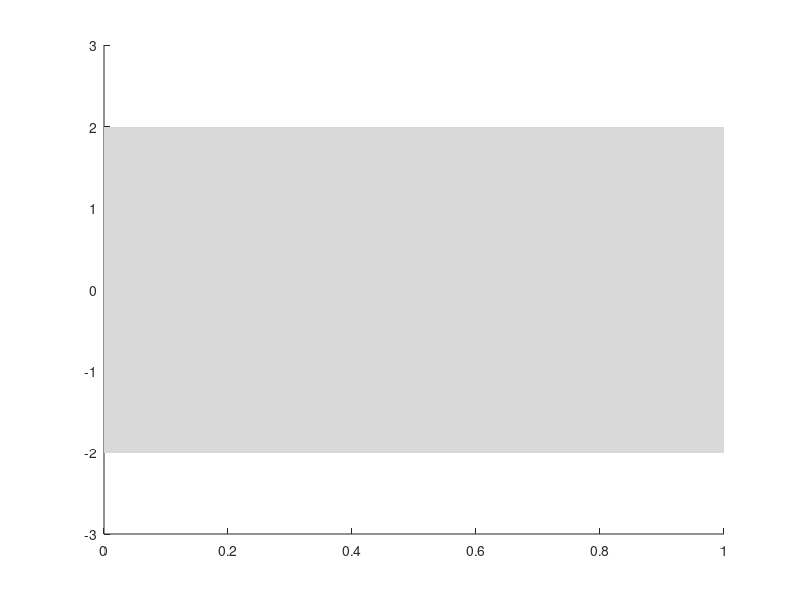

This chart was generated by the following MATLAB code: (Note: this script raises an error after producing the figure.)
function gp_microglia_fig11_demo()
% GP prior/posterior demo + microglia posterior plots
% Recreates Figure 1.1(a) style prior samples, then a Figure 1.1(b)-style
% posterior conditioned on microglia M1/M2 data (with noise -> "close", not exact).

clear; close all; clc;
rng(7); % reproducibility

%% --------------------- MICROGLIA DATA ---------------------
tpoints_M1 = [0,0,1,1,2,2,3,3,3,3,3,5,7,7,7,7,14,14,14]';
datapointsM1 = [0,10,5,50,120,125,375,62,102,100,60,325,600,55,900,225,750,400,1300]';

tpoints_M2 = [0,0, 1, 1,1, 2, 2, 3,3,3,3,3, 5, 7, 7, 7, 7, 14,14,14]';
datapointsM2 = [0,10,170,15,50, 90,269,300,15,57,100,160, 800, 600,6,400,270,200,110,100]';

%% --------------------- KERNEL (SE/RBF) ---------------------
% k(x,x') = sf2 * exp( -0.5*(x-x')^2 / ell^2 )
kernel = @(xa, xb, ell, sf2) se_kernel(xa, xb, ell, sf2);

%% =====================================================================
%  FIGURE 1.1(a): PRIOR SAMPLES (generic x in [0,1])
% =====================================================================
x = linspace(0,1,250)';  % "input, x" like the textbook figure
m0 = zeros(size(x));     % zero mean prior

ell_prior = 0.20;  % lengthscale: smaller = wigglier, larger = smoother
sf2_prior = 1.0;   % prior variance (constant across x for SE kernel)

Kxx = kernel(x, x, ell_prior, sf2_prior);
Kxx = jitter(Kxx);

% Draw 4 samples from the GP prior
nsamp = 4;
Fprior = gp_sample(m0, Kxx, nsamp);

% Prior pointwise std (diagonal)
prior_std = sqrt(diag(Kxx));

figure('Color','w','Name','Figure 1.1(a) Prior');
hold on;

% Shaded ±2 std region
fill_band_lohi(x, m0 - 2*prior_std, m0 + 2*prior_std);

% Plot samples (solid)
plot(x, Fprior, 'LineWidth', 1.2);

xlabel('input, x');
ylabel('f(x)');
title('(a) prior');
box on; grid off;

%% =====================================================================
%  FIGURE 1.1(b) STYLE: POSTERIOR FOR MICROGLIA (M1 and M2)
% =====================================================================
tgrid = linspace(0,14,400)';   % time grid for smooth curves

% --- Hyperparameters (simple defaults, tweak as needed) ---
% ell in "days": how quickly the curve can change.
ell_data = 2.0;

% signal variance: scale to data variability
sf2_M1 = var(datapointsM1);
sf2_M2 = var(datapointsM2);


% --- Positivity via log transform ---
c1 = 1; % pseudo-count (try 0.5, 1, or 5 depending on scale)
z1 = log(datapointsM1 + c1);

c2 = 1;
z2 = log(datapointsM2 + c2);


% noise std: controls "close vs exact". Smaller -> hugs points harder.
% If you want nearly exact interpolation, try sigma_n = 1e-3*std(y).
sigma_n_M1 = 0.15 * std(z1);
sigma_n_M2 = 0.15 * std(z2);




% Compute posterior for each dataset
[mu1z, s21z, Fpost1z] = gp_posterior_and_samples( ...
    tpoints_M1, z1, tgrid, ell_data, var(z1), sigma_n_M1, nsamp, kernel);

[mu2z, s22z, Fpost2z] = gp_posterior_and_samples( ...
    tpoints_M2, z2, tgrid, ell_data, var(z2), sigma_n_M2, nsamp, kernel);


% transform mean + samples back to strictly-positive scale (y + c)
mu1 = exp(mu1z);
mu2 = exp(mu2z);

Fpost1 = exp(Fpost1z);
Fpost2 = exp(Fpost2z);

% 95% pointwise band on strictly-positive scale (y + c)
lo1 = exp(mu1z - 1.96*sqrt(s21z));
hi1 = exp(mu1z + 1.96*sqrt(s21z));

lo2 = exp(mu2z - 1.96*sqrt(s22z));
hi2 = exp(mu2z + 1.96*sqrt(s22z));


% Shift posterior back to original y-scale for visualization only
mu1_plot   = mu1   - c1;
lo1_plot   = lo1   - c1;
hi1_plot   = hi1   - c1;
Fpost1_plot = Fpost1 - c1;

mu2_plot   = mu2   - c2;
lo2_plot   = lo2   - c2;
hi2_plot   = hi2   - c2;
Fpost2_plot = Fpost2 - c2;



figure('Color','w','Name','Microglia GP Posterior (Figure 1.1(b) style)');
tiledlayout(1,2,'Padding','compact','TileSpacing','compact');

% --------- M1 subplot ----------
nexttile; hold on;
fill_band_lohi(tgrid, lo1_plot, hi1_plot);
plot(tgrid, mu1_plot, 'k-', 'LineWidth', 1.8);
plot(tgrid, Fpost1_plot, 'k--', 'LineWidth', 1.0);

% Plot ORIGINAL data (unchanged)
plot(tpoints_M1, datapointsM1, 'ko', 'MarkerFaceColor','w', 'LineWidth',1.2);

xlabel('time (days)');
ylabel('M1 count');
title('(b) posterior: M1');
box on;


% --------- M2 subplot ----------
nexttile; hold on;
fill_band_lohi(tgrid, lo2_plot, hi2_plot);
plot(tgrid, mu2_plot, 'k-', 'LineWidth', 1.8);
plot(tgrid, Fpost2_plot, 'k--', 'LineWidth', 1.0);

plot(tpoints_M2, datapointsM2, 'ko', 'MarkerFaceColor','w', 'LineWidth',1.2);

xlabel('time (days)');
ylabel('M2 count');
title('(b) posterior: M2');
box on;


%% Notes for you:
% - To force curves to pass *very* close to points: reduce sigma_n_M1/M2.
% - To make curves smoother: increase ell_data.
% - If extrapolation "blows up": usually increase noise a bit and/or increase ell.

end

%% ===================== Helper functions =====================

function K = se_kernel(xa, xb, ell, sf2)
% Squared exponential (RBF) kernel
xa = xa(:); xb = xb(:)';
d2 = (xa - xb).^2;
K = sf2 * exp(-0.5 * d2 / (ell^2));
end

function K = jitter(K)
% Small diagonal jitter for numerical stability
K = K + 1e-9 * eye(size(K));
end

function F = gp_sample(m, K, nsamp)
% Sample from N(m, K) using Cholesky
L = chol(K, 'lower');
Z = randn(size(K,1), nsamp);
F = m + L * Z;
end

function fill_band_lohi(x, lo, hi)
% Shade region between lo(x) and hi(x)
x  = x(:);
lo = lo(:);
hi = hi(:);

X = [x; flipud(x)];
Y = [hi; flipud(lo)];

h = fill(X, Y, [0.85 0.85 0.85], 'EdgeColor','none');
uistack(h,'bottom');
end


function [mu_s, var_s, Fsamp] = gp_posterior_and_samples( ...
    xtrain, ytrain, xtest, ell, sf2, sigma_n, nsamp, kernel)

xtrain = xtrain(:); ytrain = ytrain(:); xtest = xtest(:);

% Covariances
Ktt = kernel(xtrain, xtrain, ell, sf2);
Kts = kernel(xtrain, xtest,  ell, sf2);
Kss = kernel(xtest,  xtest,  ell, sf2);

% Add noise on training observations (preference to be close, not exact)
Kyy = Ktt + (sigma_n^2) * eye(length(xtrain));
Kyy = jitter(Kyy);

% Posterior mean: mu = K_{*t} (K_{tt}+sn^2 I)^{-1} y
L = chol(Kyy, 'lower');
alpha = L'\(L\ytrain);
mu_s = Kts' * alpha;

% Posterior covariance: Sigma = Kss - K_{*t} (Kyy)^{-1} K_{t*}
v = L \ Kts;
Sigma_s = Kss - v' * v;
Sigma_s = jitter((Sigma_s + Sigma_s')/2); % symmetrize + jitter

var_s = max(diag(Sigma_s), 0);

% Draw posterior samples
m = mu_s;
Fsamp = gp_sample(m, Sigma_s, nsamp);
end
